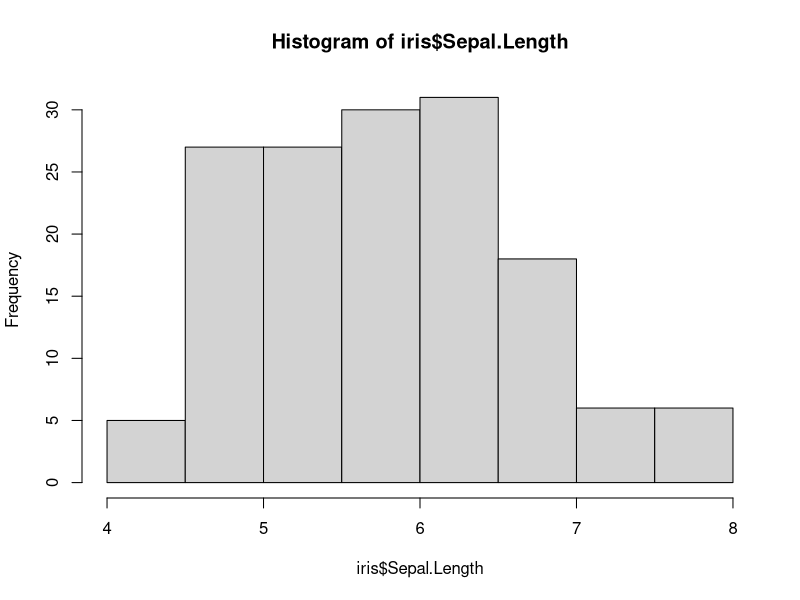
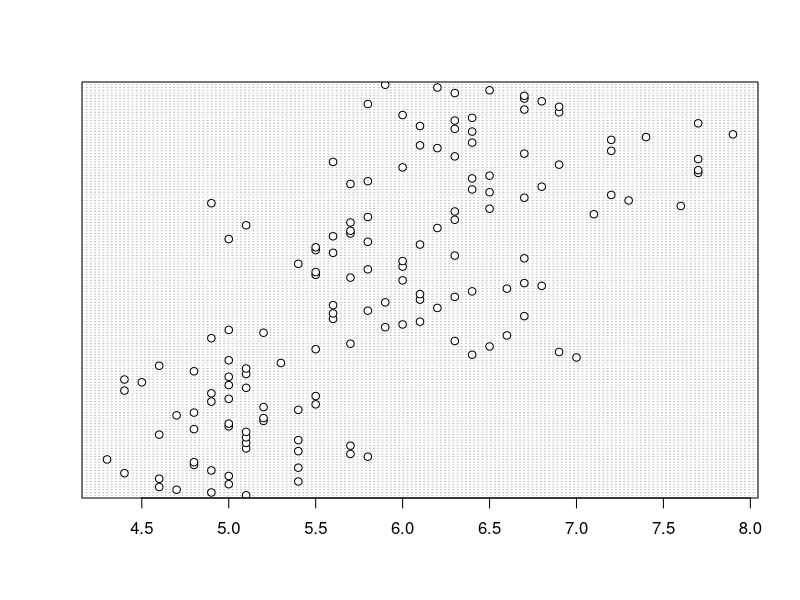
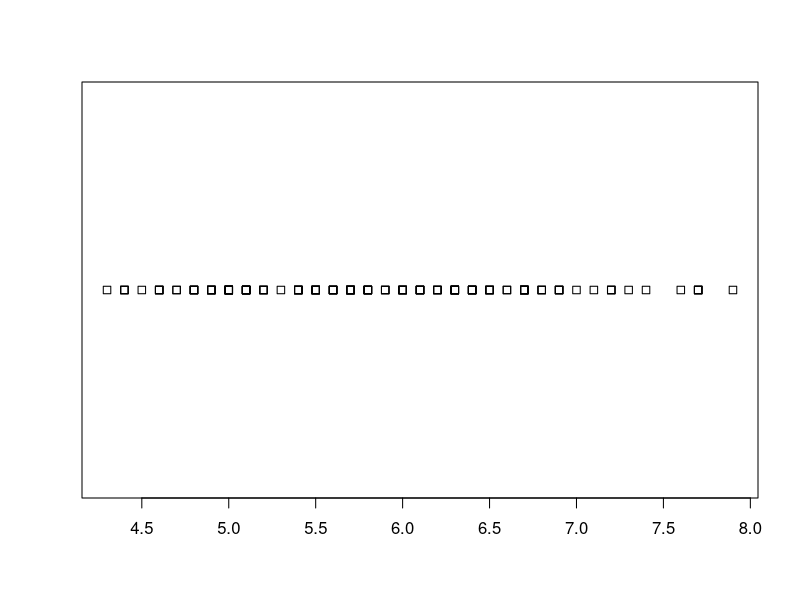
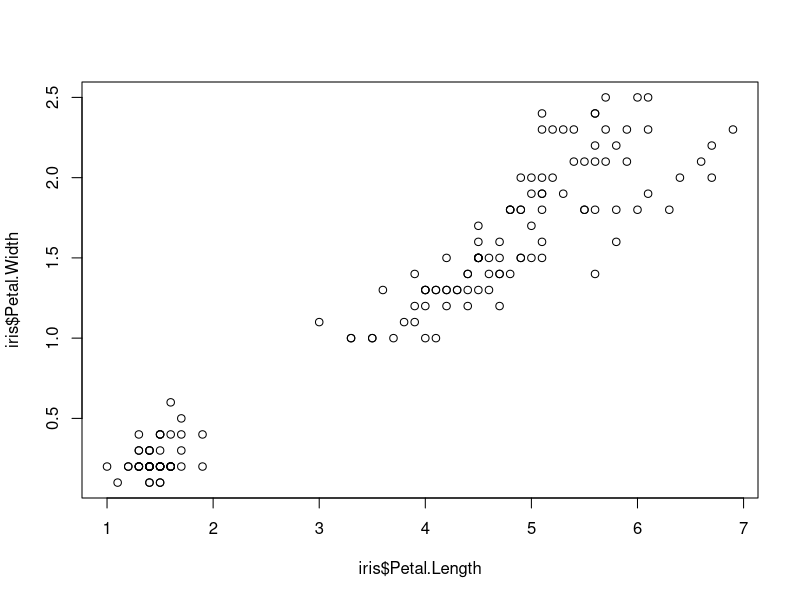
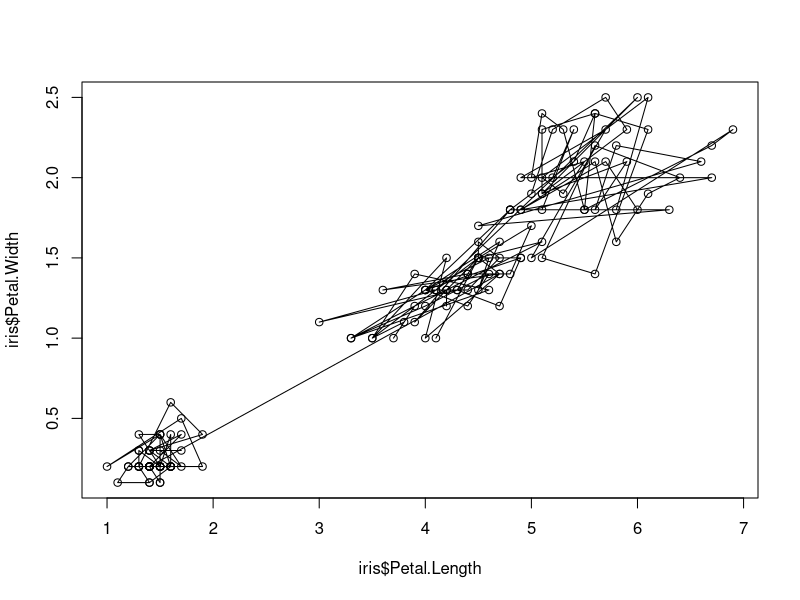
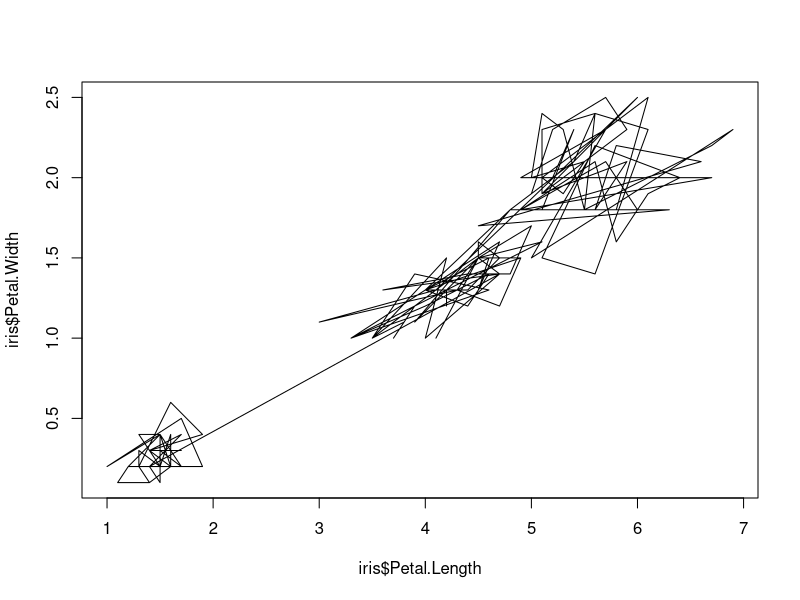
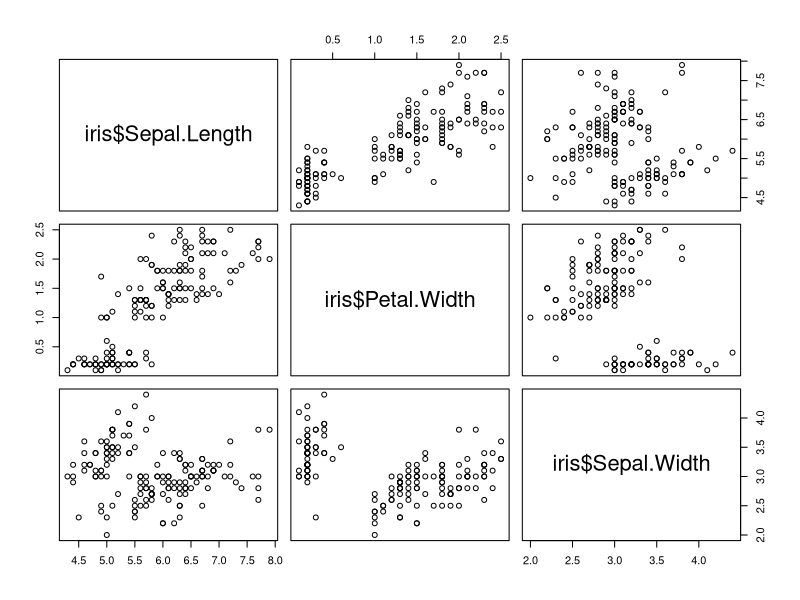
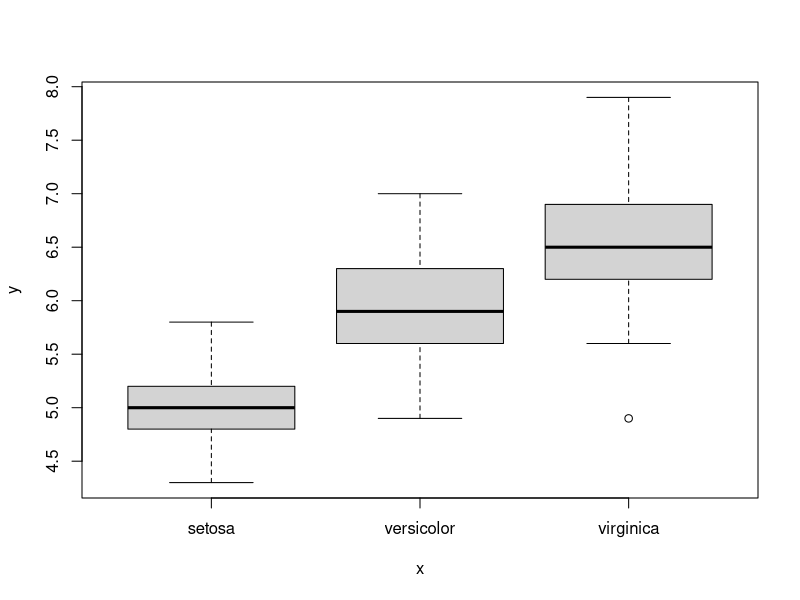

Source code (R) for these figures, in order:


# Rstats Friday 1/2/2019 Visulisation in R (focus on ggplots) -- companion script (worked examples)
# Questions? erin.walsh@anu.edu.au


########################## General things

# First variable is X axis, second variable is Y axis
# Most plots can be built up in layers

########################## Exercise 01: Base R

# Load example dataset
  data("iris")
  
  # Check categorical varible is in correct format
  iris$Species<-as.factor(iris$Species)
  
  head(iris)

## Base plots
  
### Single variable
    hist(iris$Sepal.Length)
    
    dotchart(iris$Sepal.Length)
    
    stripchart(iris$Sepal.Length)
    
### Multi-variable
    plot(iris$Petal.Length, iris$Petal.Width)
    
    # Clear the plot:
    plot.new()
    # This does not work on its own: 
    lines(iris$Petal.Length, iris$Petal.Width)
    
    plot(iris$Petal.Length, iris$Petal.Width)
    lines(iris$Petal.Length, iris$Petal.Width)
    
    plot(iris$Petal.Length, iris$Petal.Width, type="l")
    
  # Pairs plot (multiple scatterplots)
    pairs(~iris$Sepal.Length + iris$Petal.Width + iris$Sepal.Width)
    
    plot(iris$Species, iris$Sepal.Length, type="b")
    plot(iris$Species, iris$Sepal.Length, type="b", notch=TRUE)
    
### Output of other functions or operations
  
  # Density plot (cousin of the histogram)
    sepal_density<-density(iris$Sepal.Length)
    plot(sepal_density)
  
  # Linear model diagnostics
    sepal_linear<-lm(iris$Sepal.Length ~iris$Petal.Width)
    plot(sepal_linear)  
    
  # Linear model output on points
    plot(iris$Sepal.Length ~iris$Petal.Width)
    abline(sepal_linear)

  # Bar plots
    sepal_table<-table(iris$Sepal.Length)
    barplot(sepal_table)
    barplot(sepal_table,horiz=TRUE)
  
  # Stacked bar plots  
    sepal_table_stacked<-table(iris$Species, iris$Sepal.Length)
    barplot(sepal_table_stacked)
    barplot(sepal_table_stacked, legend = names(table(iris$Species)))

  # Pie chart (Note: friends don't let friends use pie charts)
    petal_width_bins<-rep("Under 1", length(iris$Petal.Width))
    petal_width_bins[which(iris$Petal.Width>1)]<-"Over 1"
    petal_width_bins[which(iris$Petal.Width>2)]<-"Over 2"
    pie(table(petal_width_bins))

### Multiplots
    # First index is number of rows, second is number of columns. Default is 1,1...
    par(mfrow=c(1,1)) 
    hist(iris$Sepal.Length)
    
    par(mfrow=c(1,2)) 
    hist(iris$Sepal.Length)
    hist(iris$Sepal.Length)
    
    par(mfrow=c(2,1)) 
    hist(iris$Sepal.Length)
    hist(iris$Sepal.Length)
    
    par(mfrow=c(2,2)) 
    hist(iris$Sepal.Length)
    hist(iris$Sepal.Length)
    hist(iris$Sepal.Length)
    hist(iris$Sepal.Length)    
    
    # Automatically starts a new plot once old ones were full
    hist(iris$Sepal.Length)
    plot(sepal_density)
    stripchart(iris$Sepal.Length)
    barplot(sepal_table)
    
    # Good idea to put it back when you're done.
    par(mfrow=c(1,1)) 
    
### Annotation
    plot(iris$Petal.Length, iris$Petal.Width)
    
    text(1,2.5, labels="Obscured text")
    text(1,2, labels="Text adjusted to 0", adj=0)    
    text(1,1.5, labels="Text adjusted to 0.5", adj=0.5)    
    text(1,1, labels="Text adjusted to 1", adj=1) 
    
    text(5,0.5, labels="Text with different X position")     
    
    text(4,2.5, labels="Obscured text")
    text(4,2, labels="Text adjusted to 0", adj=0)    
    text(4,1.5, labels="Text adjusted to 0.5", adj=0.5)    
    text(4,1, labels="Text adjusted to 1", adj=1)   
    
    
########################## Exercise 02: ggplots can be used just like base graphics    
    
    
    library(ggplot2)  # Version 3.2.5
    
### Single variable
    
    # hist(iris$Sepal.Length)
    # qplot(iris$Sepal.Length)
    ggplot(data=iris, aes(x=Sepal.Length)) + geom_histogram()
    
    # Not always the same behavior - often clearer than base R
    # dotchart(iris$Sepal.Length)
    ggplot(data=iris, aes(x=Sepal.Length)) + geom_dotplot()
    
    
    # stripchart(iris$Sepal.Length)
    # - No base ggplot version of a strip chart
    
    
### Multi-variable
    
    # plot(iris$Petal.Length, iris$Petal.Width)
    ggplot(data=iris, aes(x=Petal.Length, y=Petal.Width)) + geom_point()
    
    # plot(iris$Petal.Length, iris$Petal.Width, type="l")
    ggplot(data=iris, aes(x=Petal.Length, y=Petal.Width)) + geom_line()
    
    # pairs(~iris$Sepal.Length + iris$Petal.Width + iris$Sepal.Width)
    library(GGally)
    ggpairs(iris[,c("Sepal.Length","Petal.Width","Sepal.Width")])
    
    # plot(iris$Species, iris$Sepal.Length, type="b")
    ggplot(data=iris, aes(x=Species, y=Sepal.Length)) + geom_boxplot()
    
### Output of other functions or operations
    
    # sepal_density<-density(iris$Sepal.Length)
    # plot(sepal_density)
    ggplot(data=iris, aes(x=Sepal.Length)) + geom_density()
    
    # Linear model plot
    # sepal_linear<-lm(iris$Sepal.Length ~iris$Petal.Width)
    # plot(sepal_linear)  
    # - No base ggplot version of linear model diagnostics
    
    # plot(iris$Sepal.Length ~iris$Petal.Width)
    # abline(sepal_linear)
    ggplot(data=iris, aes(x=Sepal.Length, y=Petal.Width)) + geom_point() + geom_smooth(method="lm")
    
    # sepal_table<-table(iris$Sepal.Length)
    # barplot(sepal_table)
    ggplot(data=iris, aes(x=Sepal.Length)) + geom_bar()
    
    # sepal_table_stacked<-table(iris$Species, iris$Sepal.Length)
    # barplot(sepal_table_stacked)
    ggplot(data=iris, aes(x=Sepal.Length)) + geom_bar(aes(fill=Species))
    
    # petal_width_bins<-rep("Under 1", length(iris$Petal.Width))
    # petal_width_bins[which(iris$Petal.Width>1)]<-"Over 1"
    # petal_width_bins[which(iris$Petal.Width>2)]<-"Over 2"
    # pie(table(petal_width_bins))
    ggplot(iris, aes(x="", y=Petal.Width, fill=Species))+ geom_bar(width = 1, stat = "identity") + coord_polar("y", start=0)
        
### Multiplots
    # Base R begins par(mfrow=c(1,2))
    # There are two methods:
    # - Faceting on the basis of a factor in the data
    # - Making different plots and then combining them
    
    ggplot(data=iris, aes(x=Sepal.Length)) + geom_histogram() + facet_wrap(~Species)
    
    # Works across almost all plot types
    ggplot(data=iris, aes(x=Petal.Length, y=Petal.Width)) + geom_point() + facet_wrap(~Species)
    
    # Still works, even if it is redundant.
    ggplot(data=iris, aes(x=Species, y=Sepal.Length)) + geom_boxplot()+ facet_wrap(~Species)
    ggplot(data=iris, aes(x=Sepal.Length)) + geom_bar(aes(fill=Species))+ facet_wrap(~Species)
    
    
    # An external package: gridExtra()
    library(gridExtra)
    
    grid.arrange(ggplot(data=iris, aes(x=Sepal.Length)) + geom_histogram(),
                 ggplot(data=iris, aes(x=Sepal.Length)) + geom_histogram(),
                 ggplot(data=iris, aes(x=Sepal.Length)) + geom_histogram(),
                 ggplot(data=iris, aes(x=Sepal.Length)) + geom_histogram())
                    
    # This gives extra flexibility, e.g. specifying rows and columns
    grid.arrange(nrow=1,
                 ggplot(data=iris, aes(x=Sepal.Length)) + geom_histogram(),
                 ggplot(data=iris, aes(x=Sepal.Length)) + geom_histogram(),
                 ggplot(data=iris, aes(x=Sepal.Length)) + geom_histogram(),
                 ggplot(data=iris, aes(x=Sepal.Length)) + geom_histogram())
    
    grid.arrange(ncol=1,
                 ggplot(data=iris, aes(x=Sepal.Length)) + geom_histogram(),
                 ggplot(data=iris, aes(x=Sepal.Length)) + geom_histogram(),
                 ggplot(data=iris, aes(x=Sepal.Length)) + geom_histogram(),
                 ggplot(data=iris, aes(x=Sepal.Length)) + geom_histogram())    
    
    
    # Nesting can be done conveniently via Grobs:
    grid.arrange(ggplot(data=iris, aes(x=Sepal.Length)) + geom_histogram(),
                 arrangeGrob(nrow=1,
                     ggplot(data=iris, aes(x=Sepal.Length)) + geom_histogram(),
                     ggplot(data=iris, aes(x=Sepal.Length)) + geom_histogram(),
                     ggplot(data=iris, aes(x=Sepal.Length)) + geom_histogram())
                )
    
    # The major title is easily added
    grid.arrange(top ="This is a title",
                 ggplot(data=iris, aes(x=Sepal.Length)) + geom_histogram(),
                 arrangeGrob(nrow=1,
                             ggplot(data=iris, aes(x=Sepal.Length)) + geom_histogram(),
                             ggplot(data=iris, aes(x=Sepal.Length)) + geom_histogram(),
                             ggplot(data=iris, aes(x=Sepal.Length)) + geom_histogram())
                 )    
    
    
    # Both plots and grobs can be saved as objects
    plot_object<-ggplot(data=iris, aes(x=Sepal.Length)) + geom_histogram()
    grob_object<- arrangeGrob(nrow=1,
                              ggplot(data=iris, aes(x=Sepal.Length)) + geom_histogram(),
                              ggplot(data=iris, aes(x=Sepal.Length)) + geom_histogram(),
                              ggplot(data=iris, aes(x=Sepal.Length)) + geom_histogram())
    
    grid.arrange(plot_object,grob_object)
    
    # Used in combination with functions and loops, this is EXTREMELY convenient for iterative plotting.
      # Initiate list
      iterative_plot<-list()
      # Run a loop 10 times, creating a 10-plot long list
      for(i in 1:10){iterative_plot[[i]]<-ggplot(data=iris[sample(nrow(iris), 15), ], # Take a random sample of 15 cases of the iris data
                                               aes(x=Petal.Length, y=Petal.Width)) + geom_point()}
    
    do.call(grid.arrange, iterative_plot)
    
    # Adjusts automatically to however many you feed it
    do.call(grid.arrange, iterative_plot[1:4])
    
    # Can also take additional arguments (by giving grid.arrange a vector), such as a title for grid.arrange
    do.call(grid.arrange, c(iterative_plot[1:4], top="Title"))
    
    
### Annotation
    
    # plot(iris$Petal.Length, iris$Petal.Width)
    # text(5,0.5, labels="Text")    
    
    ggplot(data=iris, aes(x=Petal.Length, y=Petal.Width)) + geom_point() +
        geom_text(aes(x=5, y=0.5,label="Text"))
    
    
    
    
    
    
########################## Exercise 03: ggplots and the grammar of graphics
    
    ggplot(data=iris, aes(x=Sepal.Length, y=Petal.Width))
    ggplot(data=iris, aes(x=Sepal.Length, y=Petal.Width))+ scale_y_log10()
    ggplot(data=iris, aes(x=Sepal.Length, y=Petal.Width))+ scale_y_log10()+ geom_smooth() + geom_point()
    ggplot(data=iris, aes(x=Sepal.Length, y=Petal.Width))+ scale_y_log10()+ geom_smooth() + geom_point() + coord_polar()
    ggplot(data=iris, aes(x=Sepal.Length, y=Petal.Width))+ scale_y_log10()+ geom_smooth(colour="red") + geom_point(colour="blue") + coord_polar() + theme_bw()
    
    
########################## Exercise 04: the plot thickens
    
    
    base_cont<-ggplot(data=iris, aes(x=Sepal.Length))
    
    base_cont_cont<-ggplot(data=iris, aes(x=Sepal.Length, y=Petal.Width))
    
    base_cont_cat<-ggplot(data=iris, aes(x=Species, y=Petal.Width))
    
    square<-data.frame(x=c(1,2,2,1,1),
                       y=c(2,2,1,1,2))
    base_cont_shape<-ggplot(data=square, aes(x=x, y=y))

    
## Geoms    
  ## Continuous  
    base_cont + geom_bar()
    base_cont + geom_histogram()
    base_cont + geom_density()
    base_cont + geom_freqpoly()
    
  ## Continuous by continuous
    base_cont_cont + geom_point()
    base_cont_cont + geom_jitter()
    base_cont_cont + geom_line()
    base_cont_cont + geom_rug()
    base_cont_cont + geom_step()
    base_cont_cont + geom_tile()
    base_cont_cont + geom_bin2d()
    base_cont_cont + geom_hex()
    base_cont_cont + geom_quantile()
    base_cont_cont + geom_smooth()
    
  ## Continuous by categorical    
    base_cont_cat + geom_boxplot()
    base_cont_cat + geom_boxplot() + geom_jitter()
    
  ## Area or shape
    base_cont_shape + geom_path()
    base_cont_shape + geom_polygon()
    base_cont_shape + geom_area()
 
    
  ## Error bars
    # Prepare the data: this is one of many methods
      # Just grabbing summary stats by group
      summary_grabber<-function(x,group){data.frame(species=group,
                                                    Sepal.Length=mean(iris[which(iris$Species==group),x]),
                                                   sd=sd(iris[which(iris$Species==group),x]))}
      se_dat<-rbind(summary_grabber("Sepal.Length","setosa"),
                    summary_grabber("Sepal.Length","versicolor"),
                    summary_grabber("Sepal.Length","virginica"))
              
   
      se_dat$sd_lower<-se_dat$Sepal.Length-se_dat$sd
      se_dat$sd_upper<-se_dat$Sepal.Length+se_dat$sd
      
      bar_base<-ggplot(se_dat, aes(x=species, y=Sepal.Length)) + geom_bar(stat="identity")
      
      # geom_errorbar()
      # Note: geom_errorbarh() works the same, but for the x axis
      bar_base + geom_errorbar(ymin=se_dat$sd_lower,ymax=se_dat$sd_upper)
      
      # geom_linerange()
      bar_base + geom_linerange(ymin=se_dat$sd_lower,ymax=se_dat$sd_upper)
        
      # geom_pointrange()
      bar_base + geom_pointrange(ymin=se_dat$sd_lower,ymax=se_dat$sd_upper)
      
      # geom_crossbar()
      bar_base + geom_crossbar(ymin=se_dat$sd_lower,ymax=se_dat$sd_upper)
      
    
    
  ## Scales and axes
    # Limit the range
      base_cont_cont + xlim(0,5) + ylim(0,1)
      base_cont_cont + scale_x_continuous(limits=c(0,5)) + scale_y_continuous(limits=c(0,1))
    
    # Reverse the axes
      base_cont_cont + scale_x_reverse() + scale_y_reverse()
      
    # Transform the axes
      base_cont_cont + scale_x_log10() +scale_y_log10()
      base_cont_cont + scale_x_sqrt()  +scale_y_sqrt()
      base_cont_cont + coord_trans(x="log10", y="sqrt")
      
    
  ## Coords
    base_cont_cont
    base_cont_cont + coord_flip()
    base_cont_cont + coord_equal()
    base_cont_cont + coord_polar()

    
  ## Adding and changing text
    
    bar_base + geom_text(label="hello")
    bar_base + geom_text(label="hello", x=1)
    bar_base + geom_text(label="hello", x=1,y=1)
    bar_base + geom_text(label="hello", x=1,y=1, colour="white")    
    
    bar_base + ggtitle("Title for a plot")
    bar_base + xlab("X axis label") + ylab("Y axis label")
    
    
  ## Themes   
    base_cont_cont
    base_cont_cont + theme_grey() # This is the default
    base_cont_cont + theme_bw()
    base_cont_cont + theme_linedraw()
    base_cont_cont + theme_light()
    base_cont_cont + theme_dark()
    base_cont_cont + theme_minimal()
    base_cont_cont + theme_classic()
    base_cont_cont + theme_void()

    # Make your own 
        custom_theme <- theme(# Change text with element_text; same parameters for axis.title and axis.text
                                  plot.title = element_text(color = "blue", face = "bold", size=rel(2)), 
                              # Change the plot lines with element_line
                                  panel.grid.major = element_line(colour="red",linetype = "dotted"),
                              # Change plot background colour
                                  panel.background = element_rect(fill = "yellow")
                              )
  
    base_cont_cont + ggtitle("Your own theme") + custom_theme
    
    
    
    
    
    custom_theme <- theme(plot.title = element_text(color = "blue", face = "bold", size=rel(2)), 
                          panel.grid.major = element_line(colour="red",linetype = "dotted"),
                          panel.background = element_rect(fill = "yellow")
                          )
    

    # Recap: Geoms
      base_cont + geom_bar()
      base_cont_cont + geom_point()
      base_cont_cat + geom_boxplot()
      base_cont_shape + geom_path()
      
   # Recap: scales and axes
      base_cont + geom_bar() + scale_y_log10()
      base_cont_cont + geom_point() + scale_y_log10()
      base_cont_cat + geom_boxplot() + scale_y_log10()
      base_cont_shape + geom_path() + scale_y_log10()
    
    # Recap: Coords
      base_cont + geom_bar() + coord_equal()
      base_cont_cont + geom_point() + coord_equal()
      base_cont_cat + geom_boxplot() + coord_equal()
      base_cont_shape + geom_path() + coord_equal()
    
    # Recap: Adding and changing text  
      base_cont + geom_bar() + geom_text(label="hello", y=10, x=6)
      base_cont_cont + geom_point() + geom_text(label="hello", y=1,x=7)
      base_cont_cat + geom_boxplot() + geom_text(label="hello", y=1,x=1)
      base_cont_shape + geom_path() + geom_text(label="hello",y=1.5,x=1.5)
    
    # Recap: Themes   
      base_cont + geom_bar() + theme_bw()
      base_cont_cont + geom_point() + theme_bw()
      base_cont_cat + geom_boxplot() + theme_bw()
      base_cont_shape + geom_path() + theme_bw()
      
    
      
      
########################## Recommended further reading      
#
#   Broad grounding:    
#       Tufte, E., & Graves-Morris, P. (2014). The visual display of quantitative information.; 1983
#       Johnston, S. (2014) R Base graphics: an Idiot's guide http://rpubs.com/SusanEJohnston/7953 
#       Wilkinson, L. (2007) The grammar of graphics. Journal of statistical software 17(3). doi: 10.1002/wics.118
#       Wickham, H. (2016). ggplot2: elegant graphics for data analysis. Springer. 
#    
#   Topic specific:    
#       https://www.r-graph-gallery.com/ 
#       http://sape.inf.usi.ch/quick-reference/ggplot2/geom
#       https://bookdown.org/rdpeng/RProgDA/building-a-new-theme.html
      
      